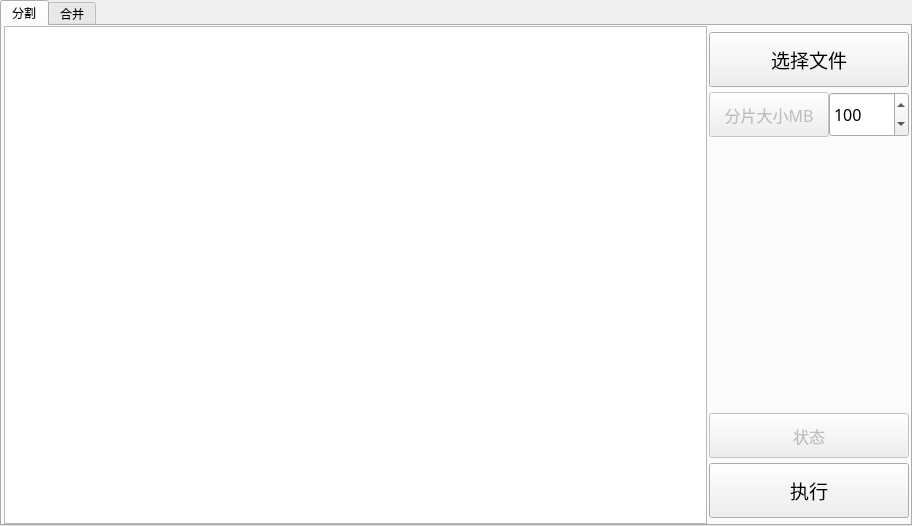
<?xml version="1.0" encoding="UTF-8"?>
<ui version="4.0">
 <class>MainWindow</class>
 <widget class="QMainWindow" name="MainWindow">
  <property name="geometry">
   <rect>
    <x>0</x>
    <y>0</y>
    <width>912</width>
    <height>526</height>
   </rect>
  </property>
  <property name="windowTitle">
   <string>MainWindow</string>
  </property>
  <widget class="QWidget" name="centralwidget">
   <layout class="QVBoxLayout" name="verticalLayout">
    <property name="spacing">
     <number>0</number>
    </property>
    <property name="leftMargin">
     <number>0</number>
    </property>
    <property name="topMargin">
     <number>0</number>
    </property>
    <property name="rightMargin">
     <number>0</number>
    </property>
    <property name="bottomMargin">
     <number>0</number>
    </property>
    <item>
     <widget class="QTabWidget" name="tabWidget">
      <property name="currentIndex">
       <number>0</number>
      </property>
      <widget class="QWidget" name="widget">
       <attribute name="title">
        <string>分割</string>
       </attribute>
       <layout class="QHBoxLayout" name="horizontalLayout_11">
        <property name="spacing">
         <number>0</number>
        </property>
        <property name="leftMargin">
         <number>0</number>
        </property>
        <property name="topMargin">
         <number>0</number>
        </property>
        <property name="rightMargin">
         <number>0</number>
        </property>
        <property name="bottomMargin">
         <number>0</number>
        </property>
        <item>
         <layout class="QVBoxLayout" name="verticalLayout_9" stretch="1,1000,1">
          <property name="spacing">
           <number>0</number>
          </property>
          <item>
           <spacer name="verticalSpacer_16">
            <property name="orientation">
             <enum>Qt::Vertical</enum>
            </property>
            <property name="sizeHint" stdset="0">
             <size>
              <width>20</width>
              <height>40</height>
             </size>
            </property>
           </spacer>
          </item>
          <item>
           <layout class="QHBoxLayout" name="horizontalLayout_10" stretch="1,700,1,200,1">
            <property name="spacing">
             <number>0</number>
            </property>
            <item>
             <spacer name="horizontalSpacer_16">
              <property name="orientation">
               <enum>Qt::Horizontal</enum>
              </property>
              <property name="sizeHint" stdset="0">
               <size>
                <width>40</width>
                <height>20</height>
               </size>
              </property>
             </spacer>
            </item>
            <item>
             <widget class="QWidget" name="widget_4" native="true">
              <property name="minimumSize">
               <size>
                <width>600</width>
                <height>0</height>
               </size>
              </property>
              <property name="maximumSize">
               <size>
                <width>16777215</width>
                <height>16777215</height>
               </size>
              </property>
              <layout class="QHBoxLayout" name="horizontalLayout_5">
               <property name="spacing">
                <number>0</number>
               </property>
               <property name="leftMargin">
                <number>0</number>
               </property>
               <property name="topMargin">
                <number>0</number>
               </property>
               <property name="rightMargin">
                <number>0</number>
               </property>
               <property name="bottomMargin">
                <number>0</number>
               </property>
               <item>
                <layout class="QVBoxLayout" name="verticalLayout_6" stretch="1,1000,1">
                 <property name="spacing">
                  <number>0</number>
                 </property>
                 <item>
                  <spacer name="verticalSpacer_10">
                   <property name="orientation">
                    <enum>Qt::Vertical</enum>
                   </property>
                   <property name="sizeHint" stdset="0">
                    <size>
                     <width>20</width>
                     <height>40</height>
                    </size>
                   </property>
                  </spacer>
                 </item>
                 <item>
                  <layout class="QHBoxLayout" name="horizontalLayout_4" stretch="1,1000,1">
                   <property name="spacing">
                    <number>0</number>
                   </property>
                   <item>
                    <spacer name="horizontalSpacer_9">
                     <property name="orientation">
                      <enum>Qt::Horizontal</enum>
                     </property>
                     <property name="sizeHint" stdset="0">
                      <size>
                       <width>40</width>
                       <height>20</height>
                      </size>
                     </property>
                    </spacer>
                   </item>
                   <item>
                    <widget class="QTableWidget" name="tableWidget"/>
                   </item>
                   <item>
                    <spacer name="horizontalSpacer_10">
                     <property name="orientation">
                      <enum>Qt::Horizontal</enum>
                     </property>
                     <property name="sizeHint" stdset="0">
                      <size>
                       <width>40</width>
                       <height>20</height>
                      </size>
                     </property>
                    </spacer>
                   </item>
                  </layout>
                 </item>
                 <item>
                  <spacer name="verticalSpacer_11">
                   <property name="orientation">
                    <enum>Qt::Vertical</enum>
                   </property>
                   <property name="sizeHint" stdset="0">
                    <size>
                     <width>20</width>
                     <height>40</height>
                    </size>
                   </property>
                  </spacer>
                 </item>
                </layout>
               </item>
              </layout>
             </widget>
            </item>
            <item>
             <spacer name="horizontalSpacer_17">
              <property name="orientation">
               <enum>Qt::Horizontal</enum>
              </property>
              <property name="sizeHint" stdset="0">
               <size>
                <width>40</width>
                <height>20</height>
               </size>
              </property>
             </spacer>
            </item>
            <item>
             <widget class="QWidget" name="widget_2" native="true">
              <property name="minimumSize">
               <size>
                <width>200</width>
                <height>0</height>
               </size>
              </property>
              <property name="maximumSize">
               <size>
                <width>200</width>
                <height>16777215</height>
               </size>
              </property>
              <layout class="QVBoxLayout" name="verticalLayout_5">
               <property name="spacing">
                <number>0</number>
               </property>
               <property name="leftMargin">
                <number>0</number>
               </property>
               <property name="topMargin">
                <number>0</number>
               </property>
               <property name="rightMargin">
                <number>0</number>
               </property>
               <property name="bottomMargin">
                <number>0</number>
               </property>
               <item>
                <layout class="QHBoxLayout" name="horizontalLayout_3" stretch="1,20,260,20,1">
                 <property name="spacing">
                  <number>0</number>
                 </property>
                 <item>
                  <spacer name="horizontalSpacer_8">
                   <property name="orientation">
                    <enum>Qt::Horizontal</enum>
                   </property>
                   <property name="sizeHint" stdset="0">
                    <size>
                     <width>40</width>
                     <height>20</height>
                    </size>
                   </property>
                  </spacer>
                 </item>
                 <item>
                  <spacer name="horizontalSpacer_5">
                   <property name="orientation">
                    <enum>Qt::Horizontal</enum>
                   </property>
                   <property name="sizeHint" stdset="0">
                    <size>
                     <width>40</width>
                     <height>20</height>
                    </size>
                   </property>
                  </spacer>
                 </item>
                 <item>
                  <layout class="QVBoxLayout" name="verticalLayout_4" stretch="10,55,10,45,500,45,10,55,10">
                   <property name="spacing">
                    <number>0</number>
                   </property>
                   <item>
                    <spacer name="verticalSpacer">
                     <property name="orientation">
                      <enum>Qt::Vertical</enum>
                     </property>
                     <property name="sizeHint" stdset="0">
                      <size>
                       <width>20</width>
                       <height>40</height>
                      </size>
                     </property>
                    </spacer>
                   </item>
                   <item>
                    <widget class="QPushButton" name="pushButton">
                     <property name="minimumSize">
                      <size>
                       <width>200</width>
                       <height>55</height>
                      </size>
                     </property>
                     <property name="maximumSize">
                      <size>
                       <width>200</width>
                       <height>55</height>
                      </size>
                     </property>
                     <property name="font">
                      <font>
                       <family>黑体</family>
                       <pointsize>14</pointsize>
                      </font>
                     </property>
                     <property name="text">
                      <string>选择文件</string>
                     </property>
                    </widget>
                   </item>
                   <item>
                    <spacer name="verticalSpacer_2">
                     <property name="orientation">
                      <enum>Qt::Vertical</enum>
                     </property>
                     <property name="sizeHint" stdset="0">
                      <size>
                       <width>20</width>
                       <height>40</height>
                      </size>
                     </property>
                    </spacer>
                   </item>
                   <item>
                    <layout class="QHBoxLayout" name="horizontalLayout" stretch="30,120,80,30">
                     <item>
                      <spacer name="horizontalSpacer">
                       <property name="orientation">
                        <enum>Qt::Horizontal</enum>
                       </property>
                       <property name="sizeHint" stdset="0">
                        <size>
                         <width>40</width>
                         <height>20</height>
                        </size>
                       </property>
                      </spacer>
                     </item>
                     <item>
                      <widget class="QPushButton" name="pushButton_3">
                       <property name="enabled">
                        <bool>false</bool>
                       </property>
                       <property name="minimumSize">
                        <size>
                         <width>120</width>
                         <height>45</height>
                        </size>
                       </property>
                       <property name="maximumSize">
                        <size>
                         <width>120</width>
                         <height>45</height>
                        </size>
                       </property>
                       <property name="font">
                        <font>
                         <family>黑体</family>
                         <pointsize>12</pointsize>
                        </font>
                       </property>
                       <property name="text">
                        <string>分片大小MB</string>
                       </property>
                      </widget>
                     </item>
                     <item>
                      <widget class="QSpinBox" name="spinBox">
                       <property name="minimumSize">
                        <size>
                         <width>80</width>
                         <height>45</height>
                        </size>
                       </property>
                       <property name="maximumSize">
                        <size>
                         <width>80</width>
                         <height>45</height>
                        </size>
                       </property>
                       <property name="font">
                        <font>
                         <family>黑体</family>
                         <pointsize>12</pointsize>
                        </font>
                       </property>
                       <property name="focusPolicy">
                        <enum>Qt::WheelFocus</enum>
                       </property>
                       <property name="contextMenuPolicy">
                        <enum>Qt::DefaultContextMenu</enum>
                       </property>
                       <property name="minimum">
                        <number>1</number>
                       </property>
                       <property name="maximum">
                        <number>99999</number>
                       </property>
                       <property name="value">
                        <number>100</number>
                       </property>
                      </widget>
                     </item>
                     <item>
                      <spacer name="horizontalSpacer_2">
                       <property name="orientation">
                        <enum>Qt::Horizontal</enum>
                       </property>
                       <property name="sizeHint" stdset="0">
                        <size>
                         <width>40</width>
                         <height>20</height>
                        </size>
                       </property>
                      </spacer>
                     </item>
                    </layout>
                   </item>
                   <item>
                    <spacer name="verticalSpacer_7">
                     <property name="orientation">
                      <enum>Qt::Vertical</enum>
                     </property>
                     <property name="sizeHint" stdset="0">
                      <size>
                       <width>20</width>
                       <height>40</height>
                      </size>
                     </property>
                    </spacer>
                   </item>
                   <item>
                    <widget class="QPushButton" name="pushButton_6">
                     <property name="enabled">
                      <bool>false</bool>
                     </property>
                     <property name="minimumSize">
                      <size>
                       <width>200</width>
                       <height>45</height>
                      </size>
                     </property>
                     <property name="maximumSize">
                      <size>
                       <width>200</width>
                       <height>45</height>
                      </size>
                     </property>
                     <property name="font">
                      <font>
                       <family>黑体</family>
                       <pointsize>12</pointsize>
                      </font>
                     </property>
                     <property name="text">
                      <string>状态</string>
                     </property>
                    </widget>
                   </item>
                   <item>
                    <spacer name="verticalSpacer_8">
                     <property name="orientation">
                      <enum>Qt::Vertical</enum>
                     </property>
                     <property name="sizeHint" stdset="0">
                      <size>
                       <width>20</width>
                       <height>40</height>
                      </size>
                     </property>
                    </spacer>
                   </item>
                   <item>
                    <widget class="QPushButton" name="pushButton_2">
                     <property name="minimumSize">
                      <size>
                       <width>200</width>
                       <height>55</height>
                      </size>
                     </property>
                     <property name="maximumSize">
                      <size>
                       <width>200</width>
                       <height>55</height>
                      </size>
                     </property>
                     <property name="font">
                      <font>
                       <family>黑体</family>
                       <pointsize>14</pointsize>
                      </font>
                     </property>
                     <property name="text">
                      <string>执行</string>
                     </property>
                    </widget>
                   </item>
                   <item>
                    <spacer name="verticalSpacer_4">
                     <property name="orientation">
                      <enum>Qt::Vertical</enum>
                     </property>
                     <property name="sizeHint" stdset="0">
                      <size>
                       <width>20</width>
                       <height>40</height>
                      </size>
                     </property>
                    </spacer>
                   </item>
                  </layout>
                 </item>
                 <item>
                  <spacer name="horizontalSpacer_7">
                   <property name="orientation">
                    <enum>Qt::Horizontal</enum>
                   </property>
                   <property name="sizeHint" stdset="0">
                    <size>
                     <width>40</width>
                     <height>20</height>
                    </size>
                   </property>
                  </spacer>
                 </item>
                 <item>
                  <spacer name="horizontalSpacer_6">
                   <property name="orientation">
                    <enum>Qt::Horizontal</enum>
                   </property>
                   <property name="sizeHint" stdset="0">
                    <size>
                     <width>40</width>
                     <height>20</height>
                    </size>
                   </property>
                  </spacer>
                 </item>
                </layout>
               </item>
              </layout>
             </widget>
            </item>
            <item>
             <spacer name="horizontalSpacer_18">
              <property name="orientation">
               <enum>Qt::Horizontal</enum>
              </property>
              <property name="sizeHint" stdset="0">
               <size>
                <width>40</width>
                <height>20</height>
               </size>
              </property>
             </spacer>
            </item>
           </layout>
          </item>
          <item>
           <spacer name="verticalSpacer_17">
            <property name="orientation">
             <enum>Qt::Vertical</enum>
            </property>
            <property name="sizeHint" stdset="0">
             <size>
              <width>20</width>
              <height>40</height>
             </size>
            </property>
           </spacer>
          </item>
         </layout>
        </item>
       </layout>
      </widget>
      <widget class="QWidget" name="tab_2">
       <attribute name="title">
        <string>合并</string>
       </attribute>
       <layout class="QHBoxLayout" name="horizontalLayout_9">
        <property name="spacing">
         <number>0</number>
        </property>
        <property name="leftMargin">
         <number>0</number>
        </property>
        <property name="topMargin">
         <number>0</number>
        </property>
        <property name="rightMargin">
         <number>0</number>
        </property>
        <property name="bottomMargin">
         <number>0</number>
        </property>
        <item>
         <layout class="QVBoxLayout" name="verticalLayout_8" stretch="1,1000,1">
          <property name="spacing">
           <number>0</number>
          </property>
          <item>
           <spacer name="verticalSpacer_14">
            <property name="orientation">
             <enum>Qt::Vertical</enum>
            </property>
            <property name="sizeHint" stdset="0">
             <size>
              <width>20</width>
              <height>40</height>
             </size>
            </property>
           </spacer>
          </item>
          <item>
           <layout class="QHBoxLayout" name="horizontalLayout_8" stretch="1,700,1,200,1">
            <property name="spacing">
             <number>0</number>
            </property>
            <item>
             <spacer name="horizontalSpacer_13">
              <property name="orientation">
               <enum>Qt::Horizontal</enum>
              </property>
              <property name="sizeHint" stdset="0">
               <size>
                <width>40</width>
                <height>20</height>
               </size>
              </property>
             </spacer>
            </item>
            <item>
             <widget class="QWidget" name="widget_5" native="true">
              <property name="minimumSize">
               <size>
                <width>600</width>
                <height>0</height>
               </size>
              </property>
              <property name="maximumSize">
               <size>
                <width>16777215</width>
                <height>16777215</height>
               </size>
              </property>
              <layout class="QHBoxLayout" name="horizontalLayout_6">
               <property name="spacing">
                <number>0</number>
               </property>
               <property name="leftMargin">
                <number>0</number>
               </property>
               <property name="topMargin">
                <number>0</number>
               </property>
               <property name="rightMargin">
                <number>0</number>
               </property>
               <property name="bottomMargin">
                <number>0</number>
               </property>
               <item>
                <layout class="QVBoxLayout" name="verticalLayout_7" stretch="1,1000,1">
                 <property name="spacing">
                  <number>0</number>
                 </property>
                 <item>
                  <spacer name="verticalSpacer_12">
                   <property name="orientation">
                    <enum>Qt::Vertical</enum>
                   </property>
                   <property name="sizeHint" stdset="0">
                    <size>
                     <width>20</width>
                     <height>40</height>
                    </size>
                   </property>
                  </spacer>
                 </item>
                 <item>
                  <layout class="QHBoxLayout" name="horizontalLayout_7" stretch="1,1000,1">
                   <property name="spacing">
                    <number>0</number>
                   </property>
                   <item>
                    <spacer name="horizontalSpacer_11">
                     <property name="orientation">
                      <enum>Qt::Horizontal</enum>
                     </property>
                     <property name="sizeHint" stdset="0">
                      <size>
                       <width>40</width>
                       <height>20</height>
                      </size>
                     </property>
                    </spacer>
                   </item>
                   <item>
                    <widget class="QTableWidget" name="tableWidget_2"/>
                   </item>
                   <item>
                    <spacer name="horizontalSpacer_12">
                     <property name="orientation">
                      <enum>Qt::Horizontal</enum>
                     </property>
                     <property name="sizeHint" stdset="0">
                      <size>
                       <width>40</width>
                       <height>20</height>
                      </size>
                     </property>
                    </spacer>
                   </item>
                  </layout>
                 </item>
                 <item>
                  <spacer name="verticalSpacer_13">
                   <property name="orientation">
                    <enum>Qt::Vertical</enum>
                   </property>
                   <property name="sizeHint" stdset="0">
                    <size>
                     <width>20</width>
                     <height>40</height>
                    </size>
                   </property>
                  </spacer>
                 </item>
                </layout>
               </item>
              </layout>
             </widget>
            </item>
            <item>
             <spacer name="horizontalSpacer_14">
              <property name="orientation">
               <enum>Qt::Horizontal</enum>
              </property>
              <property name="sizeHint" stdset="0">
               <size>
                <width>40</width>
                <height>20</height>
               </size>
              </property>
             </spacer>
            </item>
            <item>
             <widget class="QWidget" name="widget_3" native="true">
              <property name="minimumSize">
               <size>
                <width>200</width>
                <height>0</height>
               </size>
              </property>
              <property name="maximumSize">
               <size>
                <width>200</width>
                <height>16777215</height>
               </size>
              </property>
              <layout class="QVBoxLayout" name="verticalLayout_3">
               <property name="spacing">
                <number>0</number>
               </property>
               <property name="leftMargin">
                <number>0</number>
               </property>
               <property name="topMargin">
                <number>0</number>
               </property>
               <property name="rightMargin">
                <number>0</number>
               </property>
               <property name="bottomMargin">
                <number>0</number>
               </property>
               <item>
                <layout class="QHBoxLayout" name="horizontalLayout_2" stretch="1,200,1">
                 <property name="spacing">
                  <number>0</number>
                 </property>
                 <item>
                  <spacer name="horizontalSpacer_3">
                   <property name="orientation">
                    <enum>Qt::Horizontal</enum>
                   </property>
                   <property name="sizeHint" stdset="0">
                    <size>
                     <width>40</width>
                     <height>20</height>
                    </size>
                   </property>
                  </spacer>
                 </item>
                 <item>
                  <layout class="QVBoxLayout" name="verticalLayout_2" stretch="10,55,500,45,10,55,10">
                   <property name="spacing">
                    <number>0</number>
                   </property>
                   <item>
                    <spacer name="verticalSpacer_3">
                     <property name="orientation">
                      <enum>Qt::Vertical</enum>
                     </property>
                     <property name="sizeHint" stdset="0">
                      <size>
                       <width>20</width>
                       <height>40</height>
                      </size>
                     </property>
                    </spacer>
                   </item>
                   <item>
                    <widget class="QPushButton" name="pushButton_4">
                     <property name="minimumSize">
                      <size>
                       <width>200</width>
                       <height>55</height>
                      </size>
                     </property>
                     <property name="maximumSize">
                      <size>
                       <width>200</width>
                       <height>55</height>
                      </size>
                     </property>
                     <property name="font">
                      <font>
                       <family>黑体</family>
                       <pointsize>14</pointsize>
                      </font>
                     </property>
                     <property name="text">
                      <string>选择文件</string>
                     </property>
                    </widget>
                   </item>
                   <item>
                    <spacer name="verticalSpacer_5">
                     <property name="orientation">
                      <enum>Qt::Vertical</enum>
                     </property>
                     <property name="sizeHint" stdset="0">
                      <size>
                       <width>20</width>
                       <height>40</height>
                      </size>
                     </property>
                    </spacer>
                   </item>
                   <item>
                    <widget class="QPushButton" name="pushButton_7">
                     <property name="enabled">
                      <bool>false</bool>
                     </property>
                     <property name="minimumSize">
                      <size>
                       <width>200</width>
                       <height>45</height>
                      </size>
                     </property>
                     <property name="maximumSize">
                      <size>
                       <width>200</width>
                       <height>45</height>
                      </size>
                     </property>
                     <property name="font">
                      <font>
                       <family>黑体</family>
                       <pointsize>12</pointsize>
                      </font>
                     </property>
                     <property name="text">
                      <string>状态</string>
                     </property>
                    </widget>
                   </item>
                   <item>
                    <spacer name="verticalSpacer_9">
                     <property name="orientation">
                      <enum>Qt::Vertical</enum>
                     </property>
                     <property name="sizeHint" stdset="0">
                      <size>
                       <width>20</width>
                       <height>40</height>
                      </size>
                     </property>
                    </spacer>
                   </item>
                   <item>
                    <widget class="QPushButton" name="pushButton_5">
                     <property name="minimumSize">
                      <size>
                       <width>200</width>
                       <height>55</height>
                      </size>
                     </property>
                     <property name="maximumSize">
                      <size>
                       <width>200</width>
                       <height>55</height>
                      </size>
                     </property>
                     <property name="font">
                      <font>
                       <family>黑体</family>
                       <pointsize>14</pointsize>
                      </font>
                     </property>
                     <property name="text">
                      <string>执行</string>
                     </property>
                    </widget>
                   </item>
                   <item>
                    <spacer name="verticalSpacer_6">
                     <property name="orientation">
                      <enum>Qt::Vertical</enum>
                     </property>
                     <property name="sizeHint" stdset="0">
                      <size>
                       <width>20</width>
                       <height>40</height>
                      </size>
                     </property>
                    </spacer>
                   </item>
                  </layout>
                 </item>
                 <item>
                  <spacer name="horizontalSpacer_4">
                   <property name="orientation">
                    <enum>Qt::Horizontal</enum>
                   </property>
                   <property name="sizeHint" stdset="0">
                    <size>
                     <width>40</width>
                     <height>20</height>
                    </size>
                   </property>
                  </spacer>
                 </item>
                </layout>
               </item>
              </layout>
             </widget>
            </item>
            <item>
             <spacer name="horizontalSpacer_15">
              <property name="orientation">
               <enum>Qt::Horizontal</enum>
              </property>
              <property name="sizeHint" stdset="0">
               <size>
                <width>40</width>
                <height>20</height>
               </size>
              </property>
             </spacer>
            </item>
           </layout>
          </item>
          <item>
           <spacer name="verticalSpacer_15">
            <property name="orientation">
             <enum>Qt::Vertical</enum>
            </property>
            <property name="sizeHint" stdset="0">
             <size>
              <width>20</width>
              <height>40</height>
             </size>
            </property>
           </spacer>
          </item>
         </layout>
        </item>
       </layout>
      </widget>
     </widget>
    </item>
   </layout>
  </widget>
 </widget>
 <resources/>
 <connections/>
</ui>
